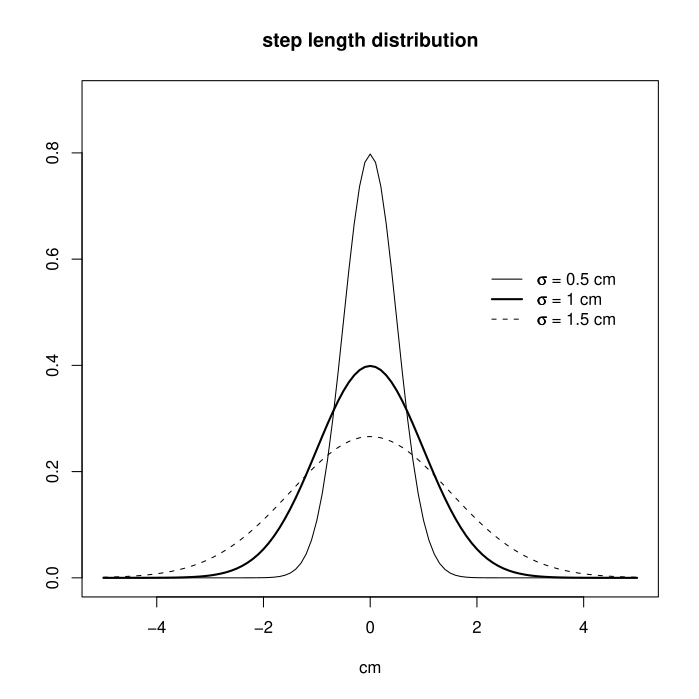

Generate this figure with R:


psil <- function(l){
return((1/(steplength*sqrt(2*pi)))*exp(-(l^2)/(2*steplength^2)))
}
steplength <- 1
windows()
curve(psil,from=-5,to=5,main="step length distribution",xlab="cm",ylab="",lwd=2,ylim=c(0,0.9))
steplength <- 0.5
curve(psil,from=-5,to=5,add=TRUE)
steplength <- 1.5
curve(psil,from=-5,to=5,add=TRUE,lty="dashed")
legend(2,0.6,legend=c(expression(paste(sigma," = 0.5 cm")),expression(paste(sigma," = 1 cm")),expression(paste(sigma," = 1.5 cm"))),lwd=c(1,2,1),bty="n",lty=c("solid","solid","dashed"))





windows()
steplength <- 1
curve(psil,from=-3,to=3,main="step length distribution",xlab="cm",ylab="")
start <- 0.3
end <- 0.5
x <- seq(start,end,length=100)
y <- psil(x)
polygon(c(start,x,end),c(0,y,0),col="#cccccc")
